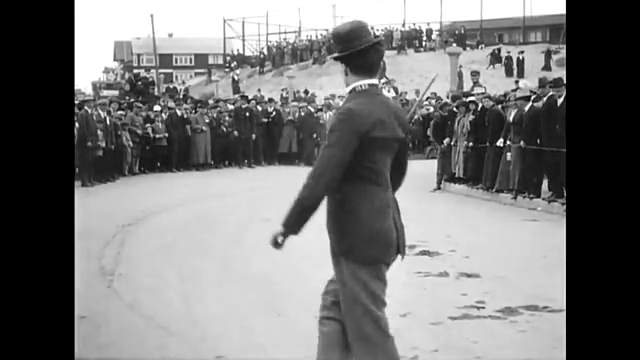
#> input picture frame 17 of video/chaplin.mp4, 640 x 360 px, given in place of rick.mp4, which was not available
$ python hw_test.py
#> lines starting #> are read from the running program, lines starting #| are printed output that depends on the picture
import cv2
import dlib
from datetime import datetime as dt
import numpy as np

cap = cv2.VideoCapture('./HW/rick.mp4')
output_file = 'rick_effects.mp4'
fourcc = cv2.VideoWriter_fourcc(*'mp4v')
fps = cap.get(cv2.CAP_PROP_FPS)
width = int(cap.get(cv2.CAP_PROP_FRAME_WIDTH))
height = int(cap.get(cv2.CAP_PROP_FRAME_HEIGHT))


font = cv2.FONT_HERSHEY_SIMPLEX
font_scale = 1
font_color = (255, 255, 255) # 白色
thickness = 2
lt = 14


out = cv2.VideoWriter(output_file, fourcc, fps, (width, height))
frame_count = 0
while True:
    ret, frame = cap.read()
#> frame is the input picture: shape (360, 640, 3); min 0, max 255, mean 121
    if not ret or frame_count >= 1200:
        break
    a = cv2.cvtColor(frame,cv2.COLOR_BGR2RGB)

    if frame_count <= 100:

        w = int(cap.get(cv2.CAP_PROP_FRAME_WIDTH))
        h = int(cap.get(cv2.CAP_PROP_FRAME_HEIGHT))
        i = (frame_count)
        s = (frame_count)
        M1 = cv2.getRotationMatrix2D((w/2, h/2), i*25, s/80) #表示旋轉的中心點,表示旋轉的角度,圖像縮放因子
        rotate = cv2.warpAffine(frame, M1, (w, h))
#> rotate: shape (360, 640, 3); every value is 0
        cv2.putText(rotate, "Original+rotate+scale", (50, 50), font, font_scale, font_color, thickness, cv2.LINE_AA)
        cv2.putText(rotate, f'{cap.get(cv2.CAP_PROP_POS_FRAMES):.0f} frames, {cap.get(cv2.CAP_PROP_POS_MSEC):.0f} ms',
                (50, 100), font, .8, font_color , 2, lt)
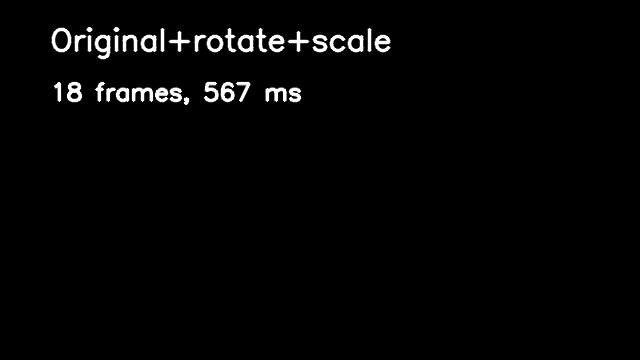
#> rotate: shape (360, 640, 3); min 0, max 255, mean 5
        frame_with_text = rotate


    if 150>frame_count>100:
        for ss in range(frame_count-100):
            x_offset = ss-20# 平移量
            y_offset = 0
            rows, cols, channels = frame.shape
            M = np.float32([[1, 0, x_offset], [0, 1, y_offset]])
            frame = cv2.warpAffine(frame, M, (cols, rows))

        cv2.putText(frame, "Run Run", (50, 50), font, font_scale, font_color, thickness, cv2.LINE_AA)
        cv2.putText(frame, f'{cap.get(cv2.CAP_PROP_POS_FRAMES):.0f} frames, {cap.get(cv2.CAP_PROP_POS_MSEC):.0f} ms',
                (50, 100), font, .8, font_color , 2, lt)
        frame_with_text = frame

    elif 200>frame_count>=150:
        x_offset = ss+200
        y_offset = 0
        M = np.float32([[1, 0, x_offset], [0, 1, y_offset]])
        frame = cv2.warpAffine(frame, M, (cols, rows))

        for ss2 in range(frame_count-150):
            x_offset = ss2*-1  # 平移量
            y_offset = 0
            rows, cols, channels = frame.shape
            M = np.float32([[1, 0, x_offset], [0, 1, y_offset]])
            frame = cv2.warpAffine(frame, M, (cols, rows))

        cv2.putText(frame, "Left Run", (50, 50), font, font_scale, font_color, thickness, cv2.LINE_AA)
        cv2.putText(frame, f'{cap.get(cv2.CAP_PROP_POS_FRAMES):.0f} frames, {cap.get(cv2.CAP_PROP_POS_MSEC):.0f} ms',
                (50, 100), font, .8, font_color , 2, lt)
        frame_with_text = frame


    elif 200 <= frame_count < 300:

        kernel = np.ones((5, 5), np.uint8)
        NN = cv2.morphologyEx(frame, cv2.MORPH_GRADIENT, kernel)  # 形態學梯度
        # NN = cv2.erode(frame, kernel, iterations=1)  # 腐蝕
        # NN = cv2.dilate(frame, kernel, iterations=1)  # 膨脹
        cv2.putText(NN, "MorphologyEx", (50, 50), font, font_scale, font_color, thickness, cv2.LINE_AA)
        cv2.putText(NN, f'{cap.get(cv2.CAP_PROP_POS_FRAMES):.0f} frames, {cap.get(cv2.CAP_PROP_POS_MSEC):.0f} ms',
                (50, 100), font, .8, font_color , 2, lt)
        frame_with_text = NN

    elif 300 <= frame_count < 400:
        gray = cv2.cvtColor(frame, cv2.COLOR_BGR2GRAY)
        blur = cv2.GaussianBlur(gray, (5, 5), 0)
        edges = cv2.Canny(blur, 0, 150)
        # 在200至400幀中套用第二個特效
        cv2.putText(edges, "Canny", (50, 50), font, font_scale, font_color, thickness, cv2.LINE_AA)
        cv2.putText(edges, f'{cap.get(cv2.CAP_PROP_POS_FRAMES):.0f} frames, {cap.get(cv2.CAP_PROP_POS_MSEC):.0f} ms',
                (50, 100), font, .8, font_color , 2, lt)
        frame_with_text = cv2.cvtColor(edges, cv2.COLOR_GRAY2BGR)

    elif 400 <= frame_count < 500:
        color_matrix = np.array([[0.5, 0.5, 0],
                                 [0.5, 0.5, 0],
                                 [0.4, 0, 0.8]])
        frame = cv2.transform(frame, color_matrix)

        cv2.putText(frame, "Warm", (50, 50), font, font_scale, font_color, thickness, cv2.LINE_AA)
        cv2.putText(frame, f'{cap.get(cv2.CAP_PROP_POS_FRAMES):.0f} frames, {cap.get(cv2.CAP_PROP_POS_MSEC):.0f} ms',
                (50, 100), font, .8, font_color , 2, lt)

        frame_with_text = frame

    elif 500 <= frame_count < 600:
        color_matrix = np.array([[1, 0.5, 0],
                                 [0.5, 0.5, 0],
                                 [0.5, 0, 1]])
        frame = cv2.transform(frame, color_matrix)

        cv2.putText(frame, "Cold", (50, 50), font, font_scale, font_color, thickness, cv2.LINE_AA)
        cv2.putText(frame, f'{cap.get(cv2.CAP_PROP_POS_FRAMES):.0f} frames, {cap.get(cv2.CAP_PROP_POS_MSEC):.0f} ms',
                (50, 100), font, .8, font_color , 2, lt)

        frame_with_text = frame

    elif 600 <= frame_count < 700:
        color_matrix = np.array([[0.5, 0.5, 0],
                                 [1, 1, 0],
                                 [0.5, 0.5, 0]])

        frame = cv2.transform(frame, color_matrix)

        cv2.putText(frame, "Green?", (50, 50), font, font_scale, font_color, thickness, cv2.LINE_AA)
        cv2.putText(frame, f'{cap.get(cv2.CAP_PROP_POS_FRAMES):.0f} frames, {cap.get(cv2.CAP_PROP_POS_MSEC):.0f} ms',
                (50, 100), font, .8, font_color , 2, lt)

        frame_with_text = frame

    elif 700 <= frame_count < 800:
        color_matrix = np.array([[0.5, 0.8, 0],
                                 [0.5, 0.8, 0],
                                 [0, 0, 1]])
        frame = cv2.transform(frame, color_matrix)

        cv2.putText(frame, "Color 1", (50, 50), font, font_scale, font_color, thickness, cv2.LINE_AA)
        cv2.putText(frame, f'{cap.get(cv2.CAP_PROP_POS_FRAMES):.0f} frames, {cap.get(cv2.CAP_PROP_POS_MSEC):.0f} ms',
                (50, 100), font, .8, font_color , 2, lt)

        frame_with_text = frame

    elif 800 <= frame_count < 900:
        color_matrix = np.array([[0.5, .5, 0],
                                 [0.5, .5, 0],
                                 [0.3, 0, .5]])
        frame = cv2.transform(frame, color_matrix)

        cv2.putText(frame, "Color 2", (50, 50), font, font_scale, font_color, thickness, cv2.LINE_AA)
        cv2.putText(frame, f'{cap.get(cv2.CAP_PROP_POS_FRAMES):.0f} frames, {cap.get(cv2.CAP_PROP_POS_MSEC):.0f} ms',
                (50, 100), font, .8, font_color , 2, lt)

        frame_with_text = frame


    elif 900 <= frame_count < 1000:
        # 在400幀以後套用第三個特效
        # hconcat_img = cv2.hconcat([a,a])
        # frame_with_text = hconcat_img  # a是彩色影格，直接使用
        frame_with_text = a

        cv2.putText(frame_with_text, "Color EX", (50, 50), font, font_scale, font_color, thickness, cv2.LINE_AA)
        cv2.putText(frame_with_text, f'{cap.get(cv2.CAP_PROP_POS_FRAMES):.0f} frames, {cap.get(cv2.CAP_PROP_POS_MSEC):.0f} ms',
                (50, 100), font, .8, font_color , 2, lt)

    elif 1000 <= frame_count < 1200:
        detector = dlib.get_frontal_face_detector()
        face_rects, scores, idx = detector.run(frame, 0, -.5)  # 偵測人臉
        for i, d in enumerate(face_rects):               # 取出所有偵測的結果
            x1, y1, x2, y2 = d.left(), d.top(), d.right(), d.bottom()

            cv2.rectangle(frame, (x1, y1), (x2, y2), (0, 255, 0), 4, cv2.LINE_AA) # 以方框標示偵測的人臉
            cv2.putText(frame, f'{scores[i]:.2f}, ({idx[i]:0.0f})', (x1, y1), font,          # 標示分數
                        0.7, (255, 255, 255), 1, lt)


        cv2.putText(frame, "Face Detection", (50, 50), font, font_scale, font_color, thickness, cv2.LINE_AA)
        cv2.putText(frame, f'{cap.get(cv2.CAP_PROP_POS_FRAMES):.0f} frames, {cap.get(cv2.CAP_PROP_POS_MSEC):.0f} ms',
                (50, 100), font, .8, font_color , 2, lt)
        frame_with_text = frame


    # 在此放置影格處理程式碼，包括將特效應用於每一幀

    out.write(frame_with_text)
    frame_count += 1
    cv2.imshow("RickRoll", frame_with_text)


cap.release()
out.release()
cv2.destroyAllWindows()

$ run again, starting later in the video
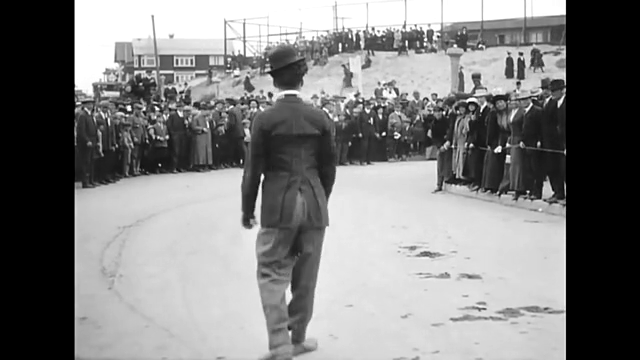
#> input picture frame 77 of video/chaplin.mp4, 640 x 360 px, given in place of rick.mp4, which was not available
#> frame is the input picture: shape (360, 640, 3); min 0, max 255, mean 128.1
#> `cv2.putText(rotate, f'{cap.get(cv2.CAP_PROP_POS_FRAMES):.0f} frames, {..`:
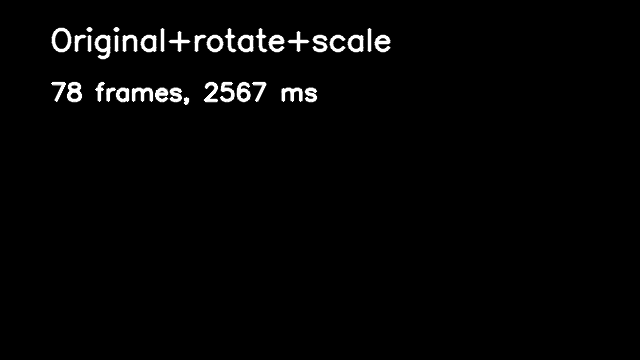
#> rotate: shape (360, 640, 3); min 0, max 255, mean 5.2

$ run again, starting later in the video
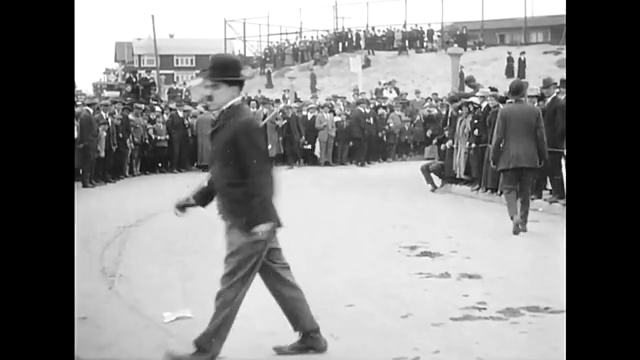
#> input picture frame 137 of video/chaplin.mp4, 640 x 360 px, given in place of rick.mp4, which was not available
#> frame is the input picture: shape (360, 640, 3); min 0, max 255, mean 134.5
#> `cv2.putText(rotate, f'{cap.get(cv2.CAP_PROP_POS_FRAMES):.0f} frames, {..`:
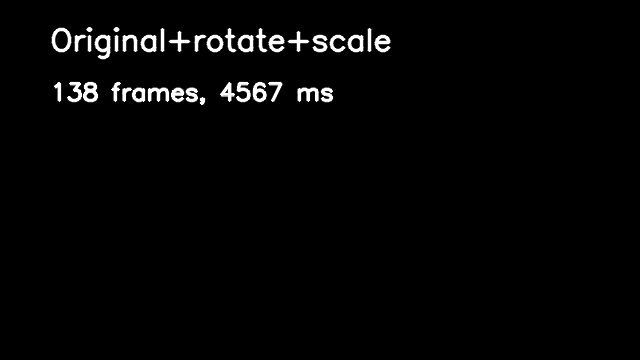
#> rotate: shape (360, 640, 3); min 0, max 255, mean 5.3
